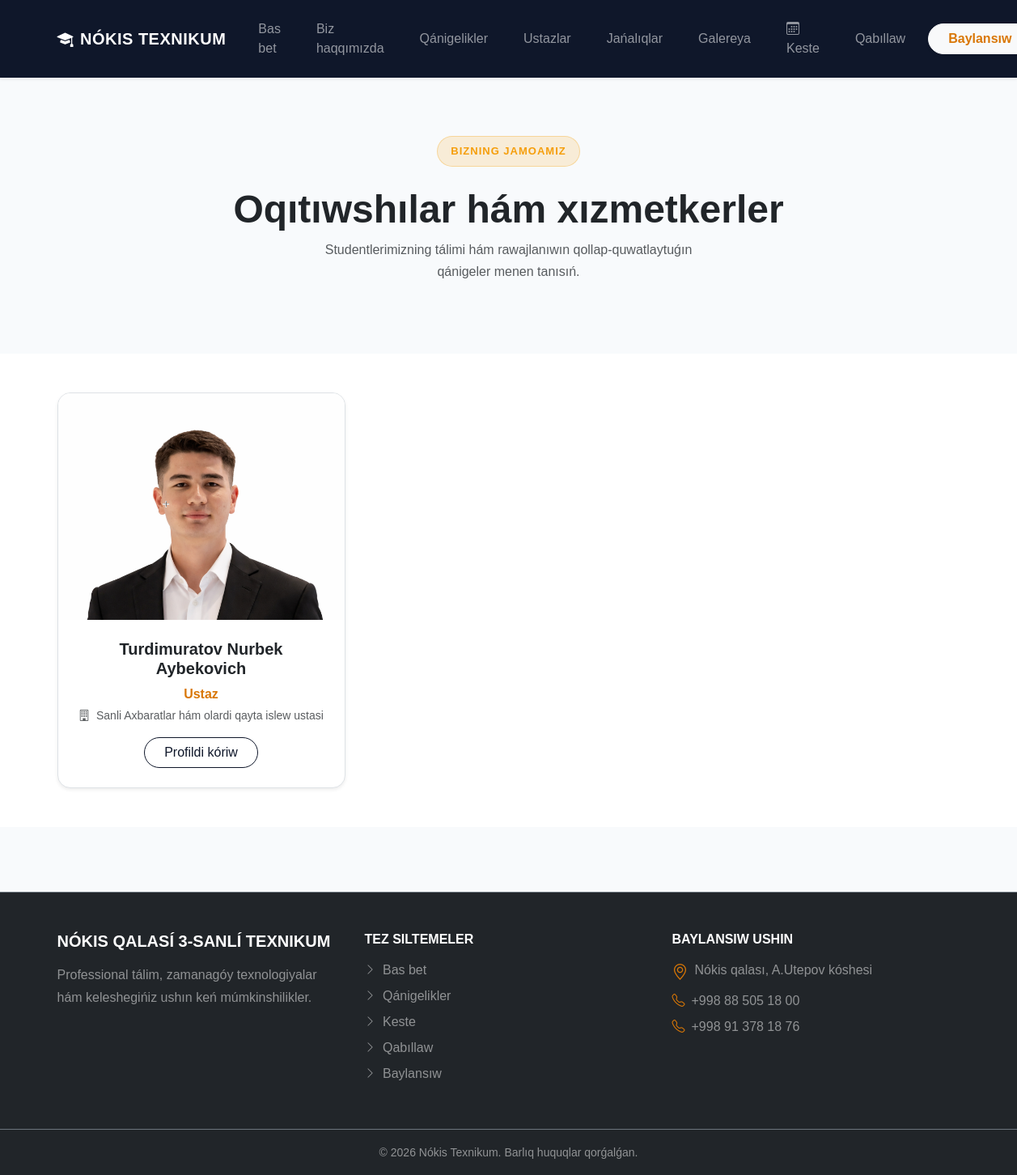
Screenshot of /teachers/ with the database file from the repository.
### teachers/models.py (models this page shows, shortened)
class Teacher(models.Model):
    full_name = models.CharField(max_length=255)
    position = models.CharField(
        max_length=255,
        blank=True
    )
    department = models.CharField(
        max_length=255,
        blank=True
    )
    biography = models.TextField(
        blank=True
    )
    photo = models.ImageField(
        upload_to="teachers/",
        blank=True,
        null=True
    )
    is_active = models.BooleanField(
        default=True
    )
    created_at = models.DateTimeField(
        auto_now_add=True
    )
    class Meta:
        ordering = ["full_name"]

### teachers/views.py (the view)
# urls.py: path("", teacher_list, name="teacher_list"),
def teacher_list(request):
    teachers = Teacher.objects.filter(
        is_active=True
    )
    return render(
        request,
        "teachers/list.html",
        {
            "teachers": teachers
        }
    )

### teachers/templates/teachers/list.html (shortened to what this page needs)
{% extends "base.html" %}
{% block content %}
<section class="py-5 text-center">
    <div class="container py-4">
        <span class="hero-badge mb-3 d-inline-block">
            BIZNING JAMOAMIZ
        </span>
        <h1 class="fw-bold display-5 text-dark mt-2">
            Oqıtıwshılar hám xızmetkerler
        </h1>
        <p class="text-muted mx-auto" style="max-width: 500px; line-height: 1.7;">
            Studentlerimizning tálimi hám rawajlanıwın qollap-quwatlaytuǵın qánigeler menen tanısıń.
        </p>
    </div>
</section>
<section class="py-5 bg-white">
    <div class="container">
        <div class="row g-4">
            {% for teacher in teachers %}
            <div class="col-md-6 col-lg-4">
                <div class="h-100 border rounded-4 shadow-sm bg-white overflow-hidden d-flex flex-column">
                    {% if teacher.photo %}
                    <div class="overflow-hidden" style="height: 280px;">
                        <img
                            src="{{ teacher.photo.url }}"
                            class="w-100 h-100"
                            alt="{{ teacher.full_name }}"
                            style="object-fit: cover; transition: transform 0.5s ease;"
                        >
                    </div>
                    {% else %}
                    <div class="d-flex align-items-center justify-content-center bg-light" style="height: 280px;">
                        <i class="bi bi-person text-primary display-1"></i>
                    </div>
                    {% endif %}
                    <div class="card-body p-4 text-center d-flex flex-column flex-grow-1">
                        <h4 class="fw-bold fs-5 text-dark mb-2">
                            {{ teacher.full_name }}
                        </h4>
                        {% if teacher.position %}
                        <p class="text-primary fw-semibold mb-1">
                            {{ teacher.position }}
                        </p>
                        {% endif %}
                        {% if teacher.department %}
                        <p class="text-muted small mb-3">
                            <i class="bi bi-building me-1"></i> {{ teacher.department }}
                        </p>
                        {% endif %}
                        <div class="mt-auto">
                            <a
                                href="{% url 'teacher_detail' teacher.pk %}"
                                class="btn btn-outline-primary rounded-pill px-4"
                            >
                                Profildi kóriw
                            </a>
                        </div>
                    </div>
                </div>
            </div>
            {% endfor %}
        </div>
    </div>
</section>
{% endblock %}

### static/css/style.css (style rules this page uses)
body { font-family: Arial, sans-serif; background-color: #f8fafc; overflow-x: hidden; color: #334155; }
.text-primary { color: #d97706 !important; }
.btn-outline-primary { color: #0f172a !important; border-color: #0f172a !important; }
.hero-badge { display: inline-block; padding: 8px 16px; border-radius: 30px; background: rgba(245, 158, 11, 0.15); color: #f59e0b; font-size: 13px; font-weight: 700; letter-spacing: 1px; border: 1px solid rgba(245, 158, 11, 0.3); }

### rows the page displays
Teacher: photo (picture), full_name "Turdimuratov Nurbek Aybekovich", position "Ustaz", department "Sanli Axbaratlar hám olardi qayta islew ustasi"
